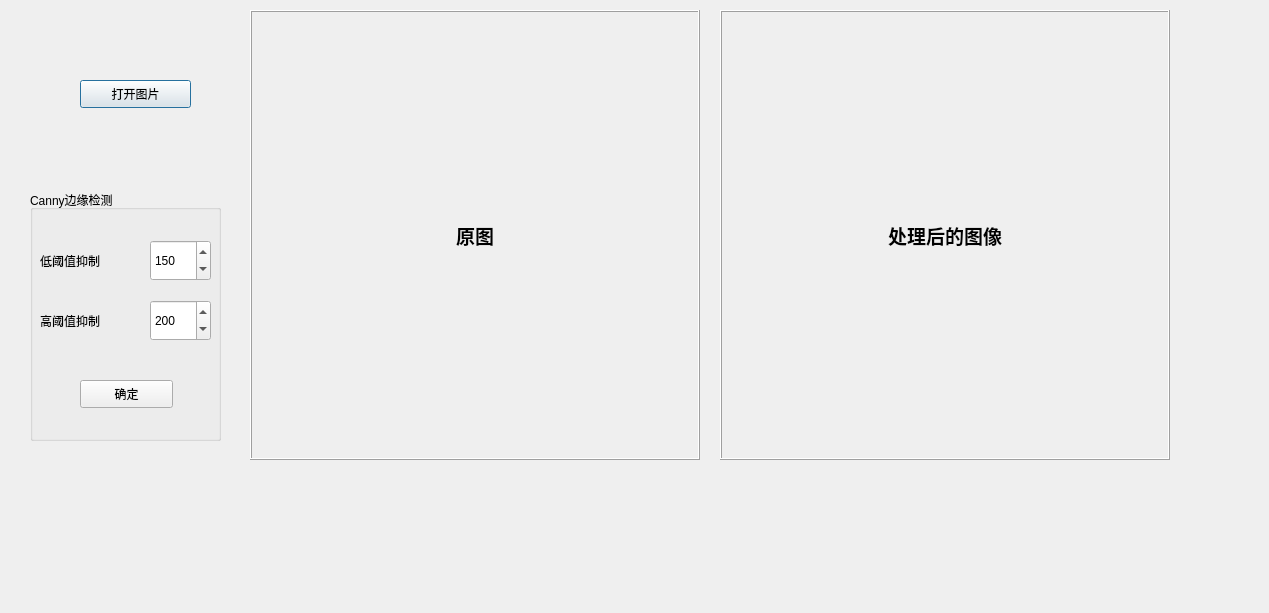
<?xml version="1.0" encoding="UTF-8"?>
<ui version="4.0">
 <class>Form</class>
 <widget class="QWidget" name="Form">
  <property name="geometry">
   <rect>
    <x>0</x>
    <y>0</y>
    <width>1269</width>
    <height>613</height>
   </rect>
  </property>
  <property name="windowTitle">
   <string>边缘检测</string>
  </property>
  <widget class="QLabel" name="label_image_2">
   <property name="geometry">
    <rect>
     <x>720</x>
     <y>10</y>
     <width>450</width>
     <height>450</height>
    </rect>
   </property>
   <property name="font">
    <font>
     <family>Agency FB</family>
     <pointsize>14</pointsize>
     <weight>75</weight>
     <bold>true</bold>
    </font>
   </property>
   <property name="frameShape">
    <enum>QFrame::Box</enum>
   </property>
   <property name="frameShadow">
    <enum>QFrame::Raised</enum>
   </property>
   <property name="text">
    <string>处理后的图像</string>
   </property>
   <property name="alignment">
    <set>Qt::AlignCenter</set>
   </property>
  </widget>
  <widget class="QPushButton" name="pushButton_open_file">
   <property name="geometry">
    <rect>
     <x>80</x>
     <y>80</y>
     <width>111</width>
     <height>28</height>
    </rect>
   </property>
   <property name="text">
    <string>打开图片</string>
   </property>
   <property name="checkable">
    <bool>false</bool>
   </property>
   <property name="default">
    <bool>true</bool>
   </property>
  </widget>
  <widget class="QLabel" name="label_image_1">
   <property name="geometry">
    <rect>
     <x>250</x>
     <y>10</y>
     <width>450</width>
     <height>450</height>
    </rect>
   </property>
   <property name="font">
    <font>
     <family>Agency FB</family>
     <pointsize>14</pointsize>
     <weight>75</weight>
     <bold>true</bold>
    </font>
   </property>
   <property name="frameShape">
    <enum>QFrame::Box</enum>
   </property>
   <property name="frameShadow">
    <enum>QFrame::Raised</enum>
   </property>
   <property name="text">
    <string>原图</string>
   </property>
   <property name="scaledContents">
    <bool>false</bool>
   </property>
   <property name="alignment">
    <set>Qt::AlignCenter</set>
   </property>
  </widget>
  <widget class="QGroupBox" name="groupBox_1">
   <property name="geometry">
    <rect>
     <x>30</x>
     <y>190</y>
     <width>191</width>
     <height>251</height>
    </rect>
   </property>
   <property name="title">
    <string>Canny边缘检测</string>
   </property>
   <widget class="QPushButton" name="pushButton_canny">
    <property name="geometry">
     <rect>
      <x>50</x>
      <y>190</y>
      <width>93</width>
      <height>28</height>
     </rect>
    </property>
    <property name="text">
     <string>确定</string>
    </property>
   </widget>
   <widget class="QSpinBox" name="spinBox_low_th">
    <property name="geometry">
     <rect>
      <x>120</x>
      <y>50</y>
      <width>61</width>
      <height>41</height>
     </rect>
    </property>
    <property name="maximum">
     <number>255</number>
    </property>
    <property name="value">
     <number>150</number>
    </property>
   </widget>
   <widget class="QLabel" name="label">
    <property name="geometry">
     <rect>
      <x>10</x>
      <y>50</y>
      <width>81</width>
      <height>41</height>
     </rect>
    </property>
    <property name="text">
     <string>低阈值抑制</string>
    </property>
   </widget>
   <widget class="QSpinBox" name="spinBox_high_th">
    <property name="geometry">
     <rect>
      <x>120</x>
      <y>110</y>
      <width>61</width>
      <height>41</height>
     </rect>
    </property>
    <property name="maximum">
     <number>255</number>
    </property>
    <property name="value">
     <number>200</number>
    </property>
   </widget>
   <widget class="QLabel" name="label_2">
    <property name="geometry">
     <rect>
      <x>10</x>
      <y>110</y>
      <width>81</width>
      <height>41</height>
     </rect>
    </property>
    <property name="text">
     <string>高阈值抑制</string>
    </property>
   </widget>
  </widget>
 </widget>
 <resources/>
 <connections/>
</ui>
